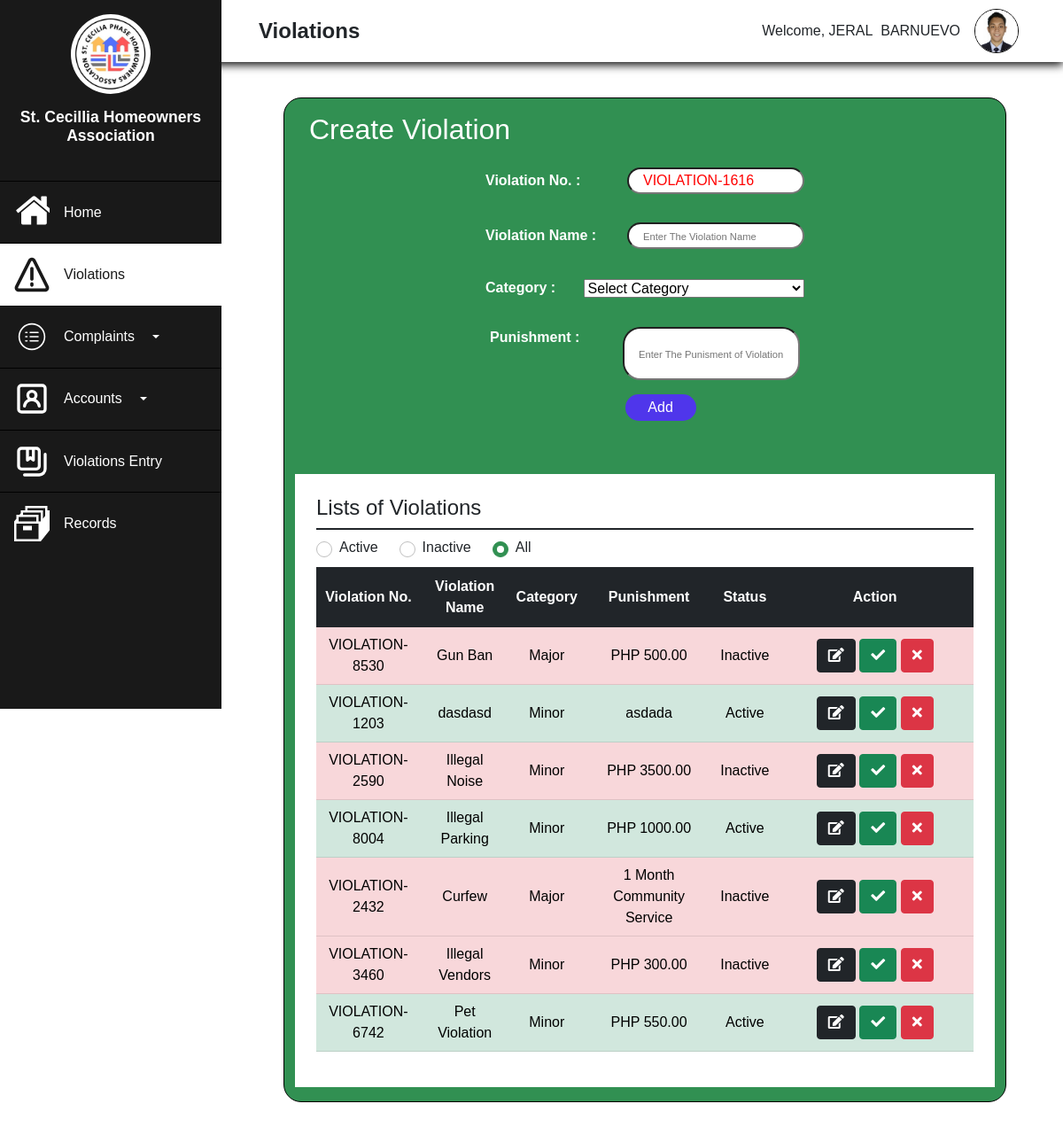
Before: /Admin/Admin-Violations.php (signed in) with the older database file.
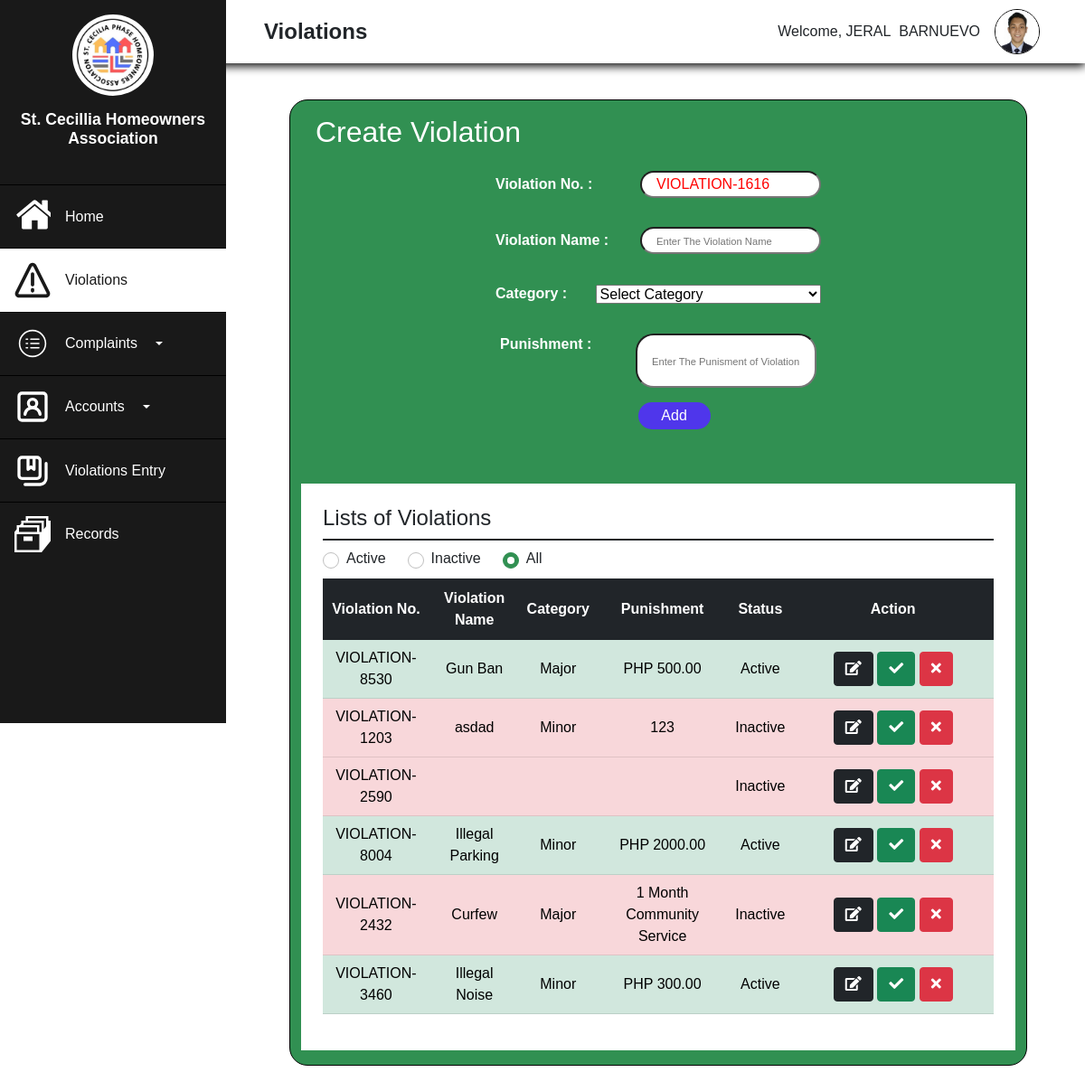
After: the same page with the newer database file.
### tables this page shows
CREATE TABLE `violations` (
  `ViolationID` int(11) NOT NULL,
  `ViolationNo` varchar(255) NOT NULL,
  `ViolationName` varchar(50) NOT NULL,
  `Category` varchar(50) NOT NULL,
  `Punishment` varchar(1000) NOT NULL,
  `Status` varchar(255) NOT NULL
);

### Admin/process.php (called while the page is built, shortened)
<?php
    $last_id=rand(0,9999);
    if($last_id==true){
        $id=str_replace("VIOLATION", "",$last_id);
        $id1=str_pad($id + 1, 4,0, STR_PAD_LEFT);
        $code='VIOLATION-' .$id1;
    }
?>

### Admin/Admin-Violations.php (the view, shortened to what this page needs)
<!DOCTYPE html>
<html lang="en">
<head>
    <link rel="stylesheet" href="https://use.fontawesome.com/releases/v5.15.4/css/all.css">
    <link rel="stylesheet" href="realtime.css">
    <link href="https://cdn.jsdelivr.net/npm/bootstrap@5.1.3/dist/css/bootstrap.min.css" rel="stylesheet">
    <link rel="stylesheet" type="text/css" href="https://cdnjs.cloudflare.com/ajax/libs/twitter-bootstrap/5.1.3/css/bootstrap.min.css"/>
    <link rel="stylesheet" type="text/css" href="https://cdn.datatables.net/v/bs5/jszip-2.5.0/dt-1.12.1/b-2.2.3/b-colvis-2.2.3/b-html5-2.2.3/b-print-2.2.3/datatables.min.css"/>
</head>
<body>
    <?php
    include("process.php");
?>
<?php
    if(!empty($_SESSION['Admin_ID'])){
        $AdminID=$_SESSION['Admin_ID'];
        $result=mysqli_query($conn, "SELECT*FROM admin WHERE Admin_ID='$AdminID'");
        $row=mysqli_fetch_assoc($result);
    }
?>
    <div class="main">
    <div class="side">
        <div class="logo">
            <img src="../Assets/logo.jpg" alt="" width="90px">
            <h2>St. Cecillia Homeowners Association</h2>
        </div>
        <div class="button">
            <ul class="side-button">
                <a href="Admin-Dashboard.php"><button class="buttn">
                    <p>Home</p>
                </button></a>
                <a href="Admin-Violations.php"><button class="buttn active">
                    <p>Violations</p>
                </button></a>
                <button type="button" class="buttn buttn-primary dropdown-toggle" data-bs-toggle="dropdown">
                    <p>Complaints</p>
                </button>
                <button type="button" class="buttn buttn-primary dropdown-toggle" data-bs-toggle="dropdown">
                    <p>Accounts</p>
                </button>
                <a href="Violation-Entry.php"><button class="buttn">
                    <p>Violations Entry</p>
                </button></a>
                <a href="Admin-Records.php"><button class="buttn">
                    <svg xmlns="http://www.w3.org/2000/svg" width="16" height="16" viewBox="0 0 16 16"><path fill="#fffff" d="M4 9h4v2H4V9z"/><path fill="#fffff" d="M16 2h-1V0H5v2H3v1.25L2.4 4H1v1.75L0 7v9h12l4-5V2zM2 5h8v2H2V5zm9 10H1V8h10v7zm1-8h-1V4H4V3h8v4zm2-2.5l-1 1.25V2H6V1h8v3.5z"/></svg><p>Records</p>
                </button></a>
            </ul>
        </div>
    </div>
    <div class="top">
        <div class="burger">
            <p>Violations</p>
        </div>
        <div class="profile">
        <div class="welcome"><p>Welcome, <?php echo $row['FirstName'], "&nbsp;&nbsp;",$row['LastName']; ?></p></div>
        <div class="image" onclick="Dropmenu();">
                <img src="admin-imgs/<?php echo $row['Image_Profile']; ?>" alt="" width="50px">
            </div>
        </div>
    </div>
    <div class="body">
        <div class="container">
            <div class="input">
                <h2>Create Violation</h2>
                <form action="" method="post">
                    <div class="one">
                    <div class="box">
                        <label>Violation No. :</label>
                        <input type="text" name="ViolationNo" value="<?php echo $code ?>" style="color:red;" readonly required>
                    </div>
                    <div class="box">
                        <label>Violation Name :</label>
                        <input name="ViolationName" type="text" placeholder="Enter The Violation Name" required>
                    </div>
                    <div class="box">
                        <label for="category">Category :</label>
                        <select name="Category"  required>
                            <option value="">Select Category</option>
                        </select>
                    </div>
                    </div>
                    <div class="two">
                    <div class="box">
                        <label>Punishment :</label>
                        <input name="Punishment" type="text" class="other" placeholder="Enter The Punisment of Violation" required>
                    </div>
                    <button name="submit" type="submit" class="add">Add</button>
                </div>
                </form>
            </div>
            <nav>
            <div class="table tab-pane">
                <h4>Lists of Violations</h4>
                <div class="radio d-flex flex-row align-items-center gap-3">
                <div class="form-check d-flex flex-row align-items-center">
                    <input class="form-check-input" name="stats" type="radio" value="1" id="flexCheckDefault" onclick="toggle('Active')">
                    <label class="form-check-label" for="flexCheckDefault">
                    Active
                    </label>
                </div>
                <div class="form-check d-flex flex-row align-items-center">
                <input class="form-check-input" name="stats" type="radio" value="1" id="flexCheckChecked" onclick="toggle('Inactive')">
                    <label class="form-check-label" for="flexCheckChecked">
                    Inactive
                    </label>
                </div>
                <div class="form-check d-flex flex-row align-items-center">
                    <input class="form-check-input" name="stats" type="radio" value="1" id="flexCheckDefault1" onclick="show()" checked>
                    <label class="form-check-label" for="flexCheckDefault1">
                    All
                    </label>
                </div>
                </div>
                <table class="table table-responsive table-hover" id="mytable" >
                    <thead class="table-dark">
                      <tr>
                        <th class="mid text-center">Violation No.</th>
                        <th class="mid text-center">Violation Name</th>
                        <th class="mid text-center">Category</th>
                        <th class="mid text-center">Punishment</th>
                        <th class="mid text-center">Status</th>
                        <th class="mid text-center">Action</th>
                      </tr>
                    </thead>
                    <tbody>
                        <?php
                            $query="SELECT*FROM violations order by ViolationID DESC";
                            $result=mysqli_query($conn, $query);
                            if(mysqli_num_rows($result)>0){
                            while($row=mysqli_fetch_assoc($result)){
                            if($row['Status']=='Active'){
                                $class="table-success";
                            }else{
                                $class="table-danger";
                            }
                         ?>
                        <tr id="row" class="<?php echo $class ?>">
                        <td><?php echo $row['ViolationNo'] ?></td>
                        <td><?php echo $row['ViolationName'] ?></td>
                        <td><?php echo $row['Category'] ?></td>
                        <td><?php echo $row['Punishment'] ?></td>
                        <td id="status"><?php echo $row['Status'] ?></td>
                        <td class="action">
                            <button class="btn btn-dark" data-bs-toggle="modal" data-bs-target="#updates<?php echo $row['ViolationID'];?>"><i class="fas fa-edit"></i></button>
                            <button class="btn btn-success" data-bs-toggle="modal" data-bs-target="#activate<?php echo $row['ViolationID'];?>"><i class="fas fa-check"></i></button>
                            <button class="btn btn-danger" data-bs-toggle="modal" data-bs-target="#delete<?php echo $row['ViolationID']; ?>"><i class="fas fa-times"></i></button>
                        </td>
                      </tr>
                      <?php
                            }
                        }
                      ?>
                    </tbody>
                  </table>
            </div>
        </div>
    </div>
</div>
</body>
</html>

Changed rows visible on the page:
removed violations: ViolationNo "VIOLATION-6742", ViolationName "Pet Violation", Category "Minor", Punishment "PHP 550.00", Status "Active"
changed violations "VIOLATION-8530": Status "Inactive" → "Active"
changed violations "VIOLATION-1203": ViolationName "dasdasd" → "asdad"; Punishment "asdada" → "123"; Status "Active" → "Inactive"
changed violations "VIOLATION-2590": ViolationName "Illegal Noise" → (not shown); Category "Minor" → (not shown); Punishment "PHP 3500.00" → (not shown)
changed violations "VIOLATION-8004": Punishment "PHP 1000.00" → "PHP 2000.00"
changed violations "VIOLATION-3460": ViolationName "Illegal Vendors" → "Illegal Noise"; Status "Inactive" → "Active"
